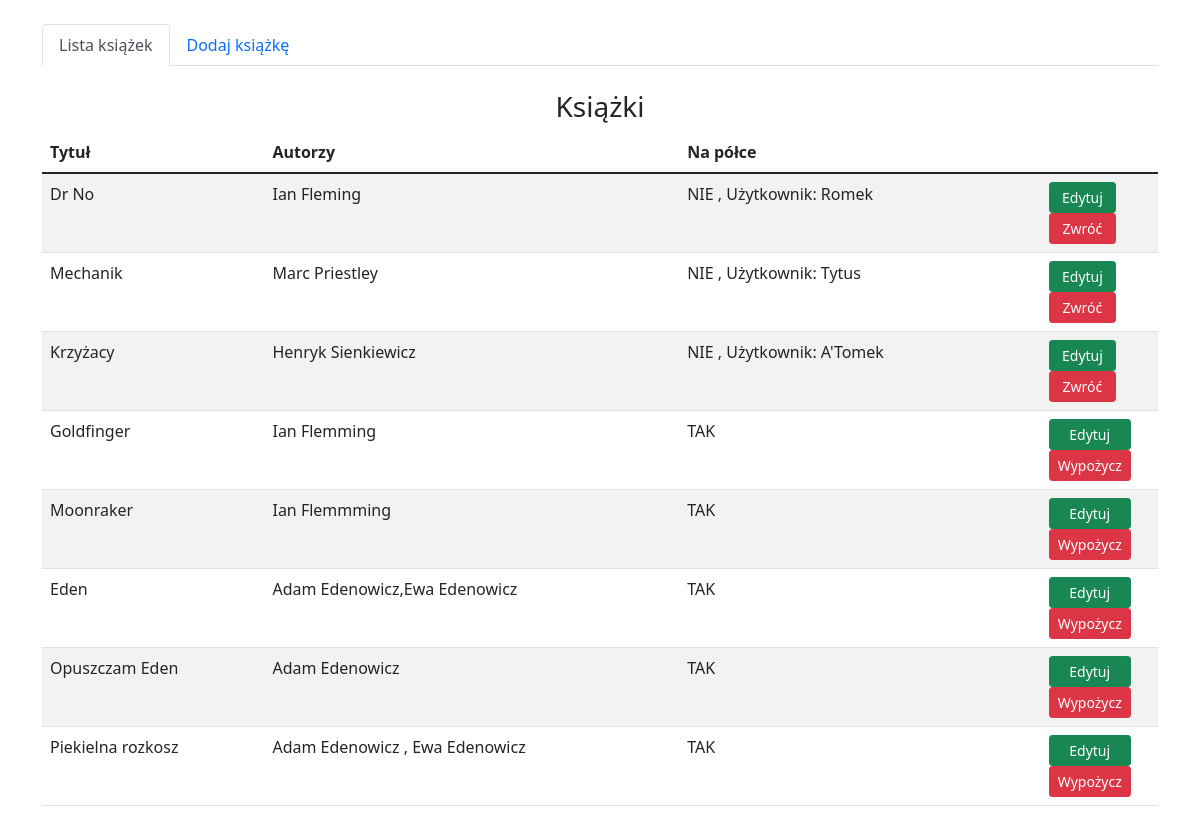
Before: / with the older database file.
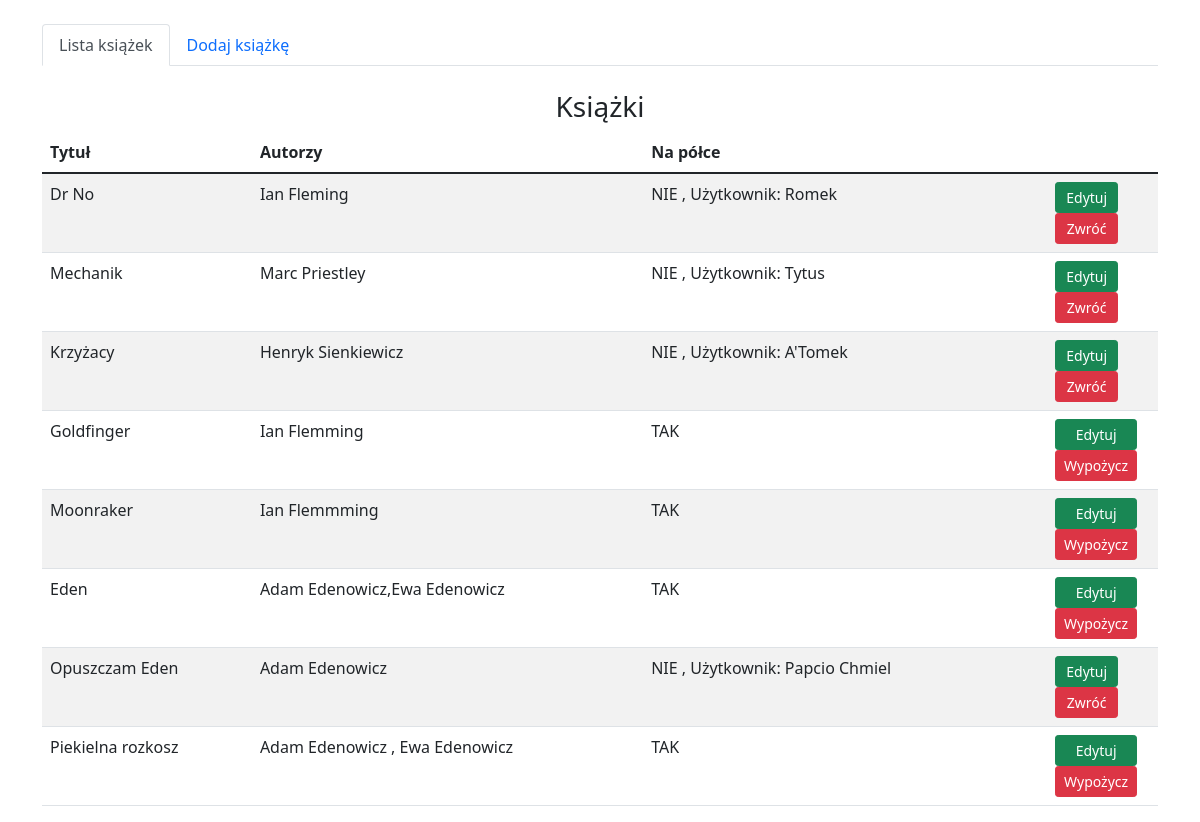
After: the same page with the newer database file.
### Website/models.py (models this page shows)
class Book(db.Model):
    title=db.Column(db.String(120), primary_key=True)
    authors=db.relationship("Author", backref='owner')
    available=db.Column(db.String(20))
    user=db.relationship("User", backref='user')

class Author(db.Model):
    name=db.Column(db.String(100), primary_key=True)
    book=db.Column(db.String, db.ForeignKey('book.title'))
    def __str__(self):
        return f'{self.name}'

class User(db.Model):
    name=db.Column(db.String(100), primary_key=True)
    book=db.Column(db.String, db.ForeignKey('book.title'))
    def __str__(self):
        return f'{self.name}'

### Website/views.py (the view)
@views.route('/', methods=['GET', 'POST'])
def home():
    books=Book.query.all()
    books_list=[]
    for book in books:
        books_list.append(BookSchema(book))
    return render_template('home.html', books=books_list, books_no=len(books))

### Website/templates/home.html (shortened to what this page needs)
{% extends "base.html" %}
{% block nav %}
    <div class="container">
        <ul class="nav nav-tabs">
          <li class="nav-item">
            <a class="nav-link active" href="/" role="button">Lista książek</a>
          </li>
          <li class="nav-item">
            <a class="nav-link" href="/add" role="button">Dodaj książkę</a>
          </li>
        </ul>
    </div>
{% endblock %}
{% block content %}
<h3 align="center">Książki</h3>
{% if books_no %}
<div class="table-responsive-md">
  <table class="table table-striped table-hover">
    <thead>
      <tr>
        <th scope="col">Tytuł</th>
        <th scope="col">Autorzy</th>
        <th scope="col">Na półce</th>
        <th scope="col"></th>
      </tr>
    </thead>
  <tbody>
  {% for book in books %}
     <tr>
         <td>{{ book.title}}</td>
         <td>{{ book.authors }}</td>
         <td>{%if book.available == 'on'%} TAK {%else%}NIE , Użytkownik: {{book.user[0] or 'nie znany'}}{%endif%}</td>
         <td>
           <div class="d-grid col-6 mx-auto">
            <a class="btn btn-success btn-sm" type="button" href="/edit?title={{book.title}}">Edytuj</a>
            <a class="btn btn-danger btn-sm" type="button" {%if book.available == 'on'%} href="/lend?title={{book.title}}">Wypożycz</a> {%else%} href="/return?title={{book.title}}&user={{book.user[0]}}">Zwróć</a>{%endif%}
            </div>
          </td>
     </tr>
  {% endfor %}
  </tbody>
 </table>
</div>
{% else %}
<p align="center">Brak książek</p>
{% endif %}{% endblock %}

Changed rows visible on the page:
changed Book "Opuszczam Eden": available "on" → empty (drawn)
added User: name "Papcio Chmiel"
Other visible differences:
new list line: "Opuszczam Eden"
new list line: "Adam Edenowicz"
new list line: "NIE , Użytkownik: Edytuj Zwróć"
list line gone: "Opuszczam Eden"
list line gone: "Adam Edenowicz"
list line gone: "TAK Edytuj Wypożycz"
